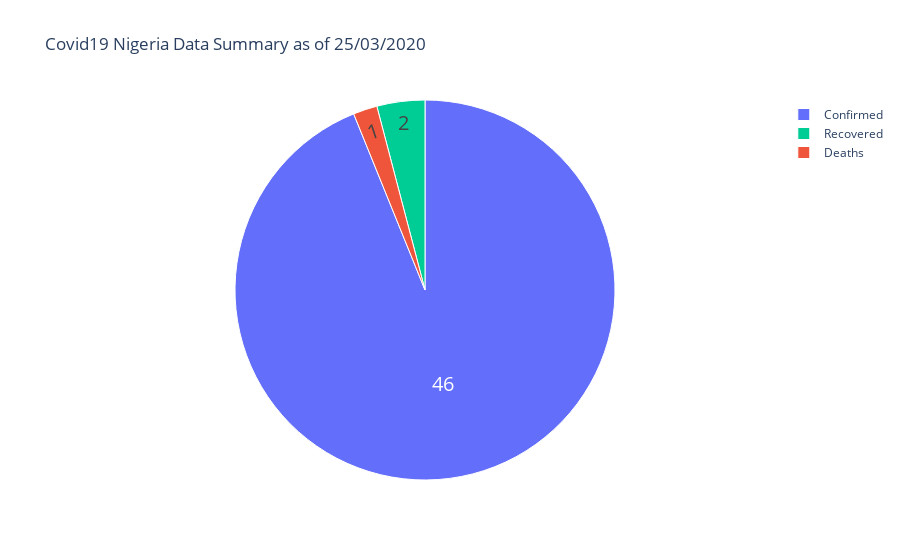

The notebook cell saved with this chart:
### Code cell
pie_data = timeseries_data.T[0]
labels = ['Confirmed', 'Recovered', 'Deaths']
values =[pie_data['Total Confirmed'], pie_data['Recoveries'], pie_data['Deaths']]
colors = ['#636efa', '#00cc96', '#ef553b']
trace = go.Pie(
    labels=labels, 
    values=values,
    hoverinfo='label+percent', 
    textinfo='value', 
    textfont=dict(size=20),
    marker=dict(colors=colors, 
        line=dict(color='#FFF', width=1)
    )
)

data = [trace]

layout = go.Layout(
    title='Covid19 Nigeria Data Summary as of '+pie_data['Date'],
)

fig = go.Figure(data=data, layout=layout)
py.iplot(fig, filename='data_summary')

### Figure 1 — Plotly figure (JSON) as saved in the notebook; plotly's stock layout.template omitted (floating-point values rounded to 4 significant figures)
{"data": [{"hoverinfo": "label+percent", "labels": ["Confirmed", "Recovered", "Deaths"], "marker": {"colors": ["#636efa", "#00cc96", "#ef553b"], "line": {"color": "#FFF", "width": 1}}, "textfont": {"size": 20}, "textinfo": "value", "type": "pie", "values": [46, 2, 1]}], "layout": {"title": {"text": "Covid19 Nigeria Data Summary as of 25/03/2020"}}}
